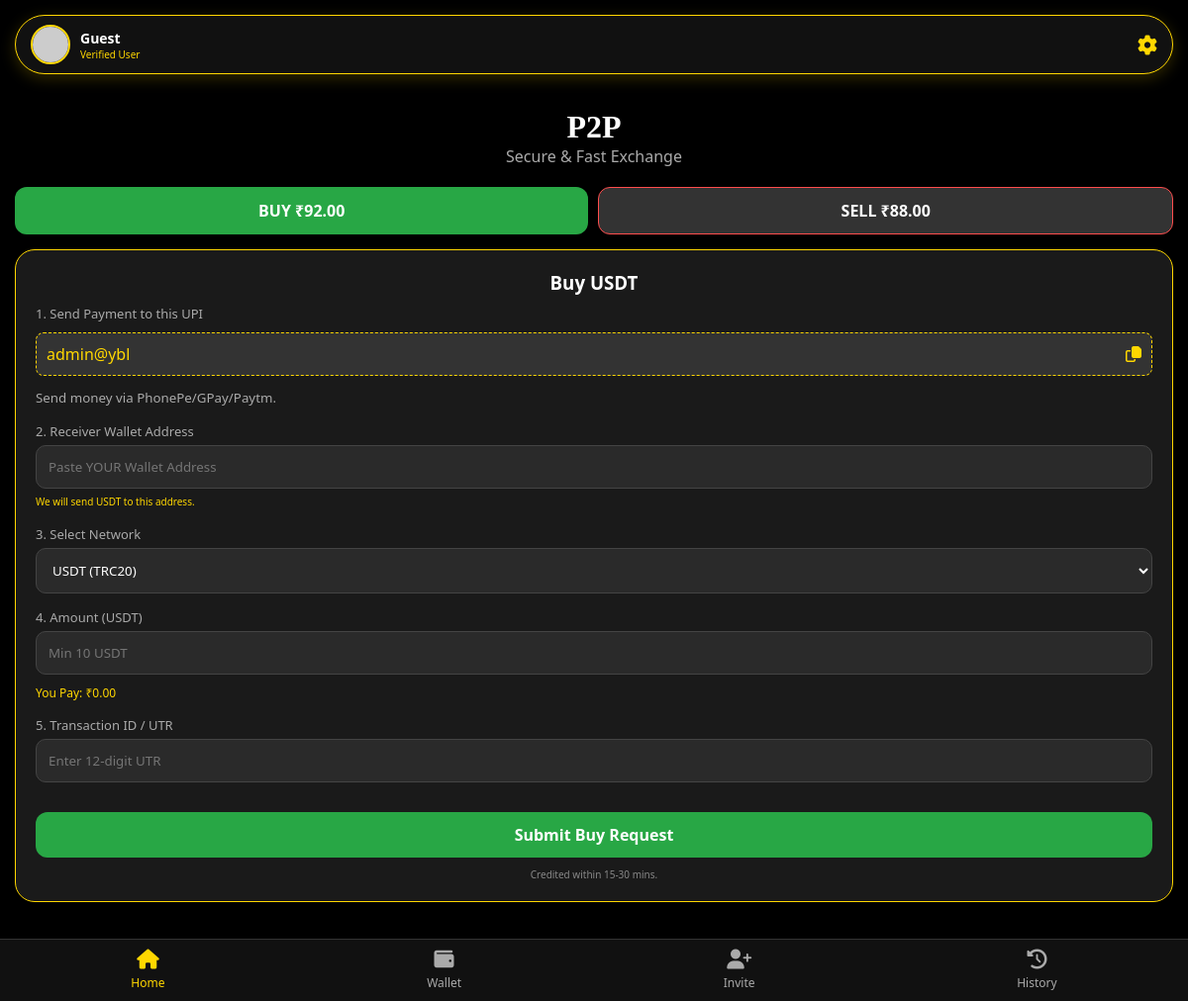
The page / on the database its author committed.
### tables this page shows
CREATE TABLE `settings` (
  `id` int(11) NOT NULL AUTO_INCREMENT,
  
   
  `p2p_buy_rate` decimal(10,2) DEFAULT '92.00',
  `p2p_sell_rate` decimal(10,2) DEFAULT '88.00',
  
   
  `p2p_buy_rate_margin` decimal(5,2) DEFAULT '2.00',
  `p2p_sell_rate_margin` decimal(5,2) DEFAULT '2.00',
  
   
  `referral_bonus_amount` decimal(10,2) DEFAULT '0.50',
  `referral_min_trade` decimal(10,2) DEFAULT '50.00',
  
   
  `min_deposit_limit` decimal(10,2) DEFAULT '1.00',
  `min_withdraw_limit` decimal(10,2) DEFAULT '10.00',
  `min_swap_limit` decimal(10,2) DEFAULT '5.00',
  
   
  `bot_url` varchar(255) DEFAULT 'https://t.me/YourBotName_bot',
  `support_url` varchar(255) DEFAULT 'https://t.me/YourSupportUsername',
  `admin_upi` varchar(100) DEFAULT 'admin@ybl',
  `admin_wallets_json` text DEFAULT NULL COMMENT 'JSON format {"USDT_TRC20":"addr..."}',
  
   
  `maintenance_mode` tinyint(1) DEFAULT 0 COMMENT '0=Off, 1=On',
  `maintenance_message` text DEFAULT NULL,
  `maintenance_end_date` date DEFAULT NULL,
  `maintenance_end_time` time DEFAULT NULL,

  PRIMARY KEY (`id`)
);

### includes/functions.php (called while the page is built, shortened)
<?php
function getSettings($pdo) {
    $stmt = $pdo->query("SELECT * FROM settings WHERE id = 1");
    return $stmt->fetch(PDO::FETCH_ASSOC);
}
?>

### index.php (the view, shortened to what this page needs)
<?php
require_once 'includes/db_connect.php';
require_once 'includes/functions.php';
$settings = getSettings($pdo);
$buy_rate_display = isset($settings['p2p_buy_rate']) ? floatval($settings['p2p_buy_rate']) : 92.00;
$sell_rate_display = isset($settings['p2p_sell_rate']) ? floatval($settings['p2p_sell_rate']) : 88.00;
$min_limit = isset($settings['min_withdraw_limit']) ? floatval($settings['min_withdraw_limit']) : 10.00;
$user = ['first_name' => 'Guest', 'photo_url' => 'assets/images/user.png'];
?>
<!DOCTYPE html>
<html lang="en">
<head>
    <link rel="stylesheet" href="assets/css/style.css">
    <link rel="stylesheet" href="https://cdnjs.cloudflare.com/ajax/libs/font-awesome/6.4.0/css/all.min.css">
</head>
<body>
    <div class="sticky-header">
        <div class="profile-section">
            <img src="<?php echo !empty($user['photo_url']) ? htmlspecialchars($user['photo_url']) : 'assets/images/user.png'; ?>"
                 onerror="this.src='https://via.placeholder.com/40'" class="profile-pic" id="userDataImg">
            <div>
                <div class="user-name" id="userDataName"><?php echo htmlspecialchars($user['first_name']); ?></div>
                <div style="font-size: 10px; color: gold;">Verified User</div>
            </div>
        </div>
        <button class="settings-btn" onclick="openSettings()"><i class="fa-solid fa-gear"></i></button>
    </div>
    <div class="container" style="margin-top: 20px;">
        <div class="text-center" style="margin-bottom: 20px;">
            <h1 style="font-family: 'Comic Sans MS', cursive; font-size: 32px;">P2P</h1>
            <p style="color: #aaa;">Secure & Fast Exchange</p>
        </div>
        <div class="btn-group">
            <button class="btn" id="btnBuy" onclick="switchTab('buy')" style="background: #28a745; color: white;">
                BUY ₹<?php echo number_format($buy_rate_display, 2); ?>
            </button>
            <button class="btn" id="btnSell" onclick="switchTab('sell')" style="background: #333; color: white; border: 1px solid #ff4d4d;">
                SELL ₹<?php echo number_format($sell_rate_display, 2); ?>
            </button>
        </div>
        <div id="buySection" class="card card-gold-border mt-3">
            <h3 class="text-center mb-2">Buy USDT</h3>
            <form id="buyForm" onsubmit="submitOrder(event, 'buy')">
                <div class="form-group">
                    <label>1. Send Payment to this UPI</label>
                    <div class="invite-link-box" style="display: flex; justify-content: space-between; align-items: center;">
                        <span id="adminUpi"><?php echo htmlspecialchars($settings['admin_upi']); ?></span>
                        <i class="fa-regular fa-copy" onclick="copyText('adminUpi')" style="cursor: pointer;"></i>
                    </div>
                    <small style="color: #aaa;">Send money via PhonePe/GPay/Paytm.</small>
                </div>
                <div class="form-group">
                    <label>2. Receiver Wallet Address</label>
                    <input type="text" name="receiver_wallet" placeholder="Paste YOUR Wallet Address" required>
                    <small style="color: gold; font-size: 10px;">We will send USDT to this address.</small>
                </div>
                <div class="form-group">
                    <label>3. Select Network</label>
                    <select name="network" required>
                        <option value="TRC20">USDT (TRC20)</option>
                    </select>
                </div>
                <div class="form-group">
                    <label>4. Amount (USDT)</label>
                    <input type="number" id="buyAmount" name="amount" placeholder="Min <?php echo $min_limit; ?> USDT" step="0.01" required oninput="calcInr('buy')">
                    <div class="mt-2" style="font-size: 12px; color: gold;">
                        You Pay: ₹<span id="payInr">0.00</span>
                    </div>
                </div>
                <div class="form-group">
                    <label>5. Transaction ID / UTR</label>
                    <input type="text" name="tx_hash" placeholder="Enter 12-digit UTR" required>
                </div>
                <button type="submit" class="btn btn-success mt-3">Submit Buy Request</button>
                <p class="text-center mt-2" style="font-size: 10px; color: #888;">Credited within 15-30 mins.</p>
            </form>
        </div>
    </div>
    <div class="bottom-nav">
        <a href="index.php" class="nav-item active"><i class="fa-solid fa-house"></i><span>Home</span></a>
        <a href="wallet.php" class="nav-item"><i class="fa-solid fa-wallet"></i><span>Wallet</span></a>
        <a href="invite.php" class="nav-item"><i class="fa-solid fa-user-plus"></i><span>Invite</span></a>
        <a href="history.php" class="nav-item"><i class="fa-solid fa-clock-rotate-left"></i><span>History</span></a>
    </div>
</body>
</html>

### assets/css/style.css (style rules this page uses)
:root { --primary-gold: #FFD700; --bg-dark: #000000; --card-bg: #1a1a1a; --text-white: #ffffff; --text-gray: #aaaaaa; --danger: #ff4d4d; --success: #28a745; }
* { box-sizing: border-box; margin: 0; padding: 0; font-family: 'Segoe UI', Tahoma, Geneva, Verdana, sans-serif; -webkit-tap-highlight-color: transparent; }
body { background-color: var(--bg-dark); color: var(--text-white); background-image: url('../images/bg.jpg'); background-size: cover; background-attachment: fixed; background-position: center; padding-top: 90px; padding-bottom: 80px; min-height: 100vh; }
body::before { content: ""; position: fixed; top: 0; left: 0; width: 100%; height: 100%; background: rgba(0, 0, 0, 0.85); z-index: -1; }
.sticky-header { position: fixed; top: 15px; left: 15px; right: 15px; height: 60px; background: #111; border: 1px solid var(--primary-gold); border-radius: 50px; display: flex; align-items: center; justify-content: space-between; padding: 0 15px; z-index: 1000; box-shadow: 0 4px 15px rgba(255, 215, 0, 0.2); }
.profile-section { display: flex; align-items: center; gap: 10px; }
.profile-pic { width: 40px; height: 40px; border-radius: 50%; border: 2px solid var(--primary-gold); object-fit: cover; }
.user-name { font-weight: bold; font-size: 14px; color: var(--text-white); }
.settings-btn { background: none; border: none; color: var(--primary-gold); font-size: 20px; cursor: pointer; }
.container { padding: 0 15px; }
.card { background: var(--card-bg); border: 1px solid #333; border-radius: 20px; padding: 20px; margin-bottom: 20px; box-shadow: 0 4px 6px rgba(0,0,0,0.3); }
.card-gold-border { border: 1px solid var(--primary-gold); }
.btn { width: 100%; padding: 12px; border: none; border-radius: 12px; font-weight: bold; font-size: 16px; cursor: pointer; transition: 0.3s; text-align: center; }
.btn-success { background: var(--success); color: #fff; }
.btn-group { display: flex; gap: 10px; margin-bottom: 15px; }
.form-group { margin-bottom: 15px; text-align: left; }
label { display: block; margin-bottom: 5px; color: var(--text-gray); font-size: 13px; }
input, select { width: 100%; padding: 12px; background: #2a2a2a; border: 1px solid #444; border-radius: 10px; color: #fff; outline: none; }
.bottom-nav { position: fixed; bottom: 0; left: 0; width: 100%; background: #111; border-top: 1px solid #333; display: flex; justify-content: space-around; padding: 10px 0; z-index: 1000; }
.nav-item { color: var(--text-gray); text-decoration: none; display: flex; flex-direction: column; align-items: center; font-size: 12px; gap: 5px; }
.nav-item.active { color: var(--primary-gold); }
.nav-item i { font-size: 20px; }
.invite-link-box { background: #333; padding: 10px; border-radius: 8px; font-family: monospace; word-break: break-all; border: 1px dashed var(--primary-gold); color: var(--primary-gold); margin: 10px 0; }
.text-center { text-align: center; }
.mt-2 { margin-top: 10px; }

### index.php (style rules this page uses)
.profile-pic { width: 40px; height: 40px; border-radius: 50%; object-fit: cover; border: 2px solid gold; }
.mt-3 { margin-top: 15px; }
.mb-2 { margin-bottom: 10px; }

### rows shown on the page
settings: p2p_buy_rate "92.00", p2p_sell_rate "88.00", admin_upi "admin@ybl", amount "Min 10 USDT"

### other values the page prints
$user['first_name'] "Guest"
